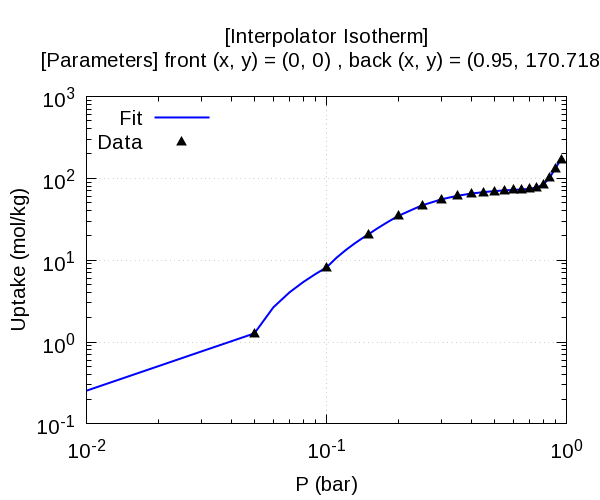

The gnuplot source for this figure:
set title"[Interpolator Isotherm]\n[Parameters] front (x, y) = (0, 0) , back (x, y) = (0.95, 170.718) "
set term pngcairo size 600,500 font 'Arial,15'
set output "h2o_cubtc.dat.png"
set xtics format '10^{%L}'
set ytics format '10^{%L}'
set xlabel 'P (bar)'
set ylabel 'Uptake (mol/kg)'
set style line 1 lc rgb 'blue'  lw 2
set style line 2 lc rgb 'black' ps 1.5 pt 9
set grid
set key left
set logscale xy
plot '-' w l ls 1 title 'Fit', '-' w p ls 2 title 'Data'
              0              0
           0.01       0.254824
           0.02       0.509648
           0.03       0.764472
           0.04         1.0193
           0.05        1.27412
           0.06        2.65154
           0.07        4.02896
           0.08        5.40639
           0.09        6.78381
            0.1        8.16123
            0.1        8.16123
           0.11        10.6909
           0.12        13.2206
           0.13        15.7503
           0.14          18.28
           0.15        20.8097
           0.16        23.6198
           0.17        26.4299
           0.18        29.2399
           0.19          32.05
            0.2        34.8601
           0.21         37.211
           0.22        39.5618
           0.23        41.9127
           0.24        44.2635
           0.25        46.6144
           0.26        48.3208
           0.27        50.0272
           0.28        51.7336
           0.29          53.44
            0.3        55.1464
           0.31        56.3177
           0.32        57.4891
           0.33        58.6604
           0.34        59.8318
           0.35        61.0031
           0.36        61.7986
           0.37         62.594
           0.38        63.3895
           0.39        64.1849
            0.4        64.9804
           0.41        65.5262
           0.42         66.072
           0.43        66.6178
           0.44        67.1636
           0.45        67.7094
           0.46        68.0912
           0.47        68.4731
           0.48        68.8549
           0.49        69.2368
            0.5        69.6186
           0.51        69.8928
           0.52        70.1669
           0.53        70.4411
           0.54        70.7152
           0.55        70.9894
           0.56        71.1964
           0.57        71.4034
           0.58        71.6103
           0.59        71.8173
            0.6        72.0243
           0.61        72.2069
           0.62        72.3895
           0.63        72.5722
           0.64        72.7548
           0.65        72.9374
           0.66        73.1806
           0.67        73.4237
           0.68        73.6669
           0.69          73.91
            0.7        74.1532
           0.71        74.6844
           0.72        75.2157
           0.73        75.7469
           0.74        76.2782
           0.75        76.8094
           0.76        78.2133
           0.77        79.6172
           0.78        81.0211
           0.79         82.425
            0.8        83.8289
           0.81        87.2381
           0.82        90.6473
           0.83        94.0566
           0.84        97.4658
           0.85        100.875
           0.86        107.183
           0.87        113.491
           0.88          119.8
           0.89        126.108
            0.9        132.416
           0.91        140.076
           0.92        147.737
           0.93        155.397
           0.94        163.058
e
              0              0
           0.05        1.27412
            0.1        8.16123
           0.15        20.8097
            0.2        34.8601
           0.25        46.6144
            0.3        55.1464
           0.35        61.0031
            0.4        64.9804
           0.45        67.7094
            0.5        69.6186
           0.55        70.9894
            0.6        72.0243
           0.65        72.9374
            0.7        74.1532
           0.75        76.8094
            0.8        83.8289
           0.85        100.875
            0.9        132.416
           0.95        170.718
